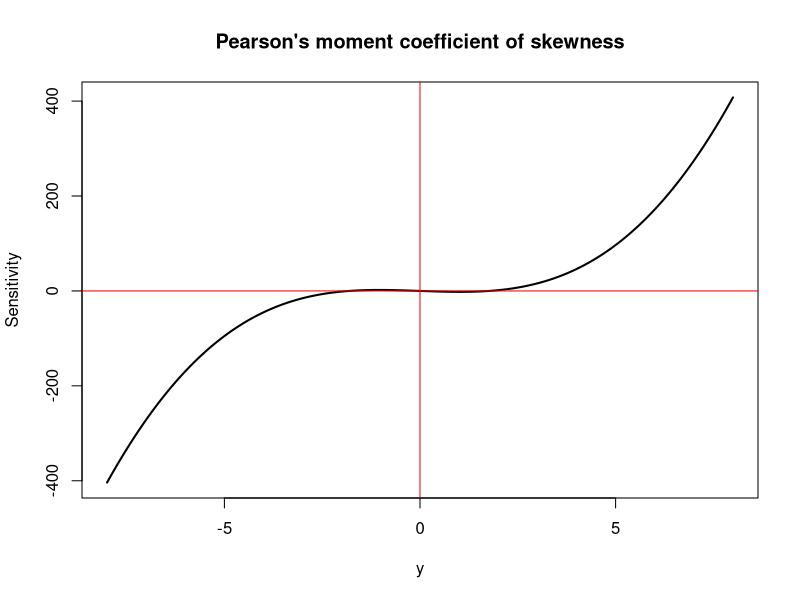

Write the R code that produced this figure.
## ---- chunk 1
sc = function(y.pop, y, attr, ...) {
  N <- length(y.pop) + 1
  Map(function(y) {  N*(attr(c(y,y.pop),...) - attr(y.pop,...))} ,y)
}

sdn <- function(x) {
  sd(x)*sqrt((length(x)-1)/length(x))
}

pearson.moment.skewness <- function(x) {
  mean((x-mean(x))^3)/sdn(x)^3
}

set.seed(341)
pop <-rnorm(1001)
y <- seq(-8,8,length.out = 1000)
plot(y, sc(pop,y, pearson.moment.skewness), 
     main = "Pearson's moment coefficient of skewness", 
     type = 'l', lwd = 2, ylab='Sensitivity')
abline(h=0, v=0, col= 'red')
